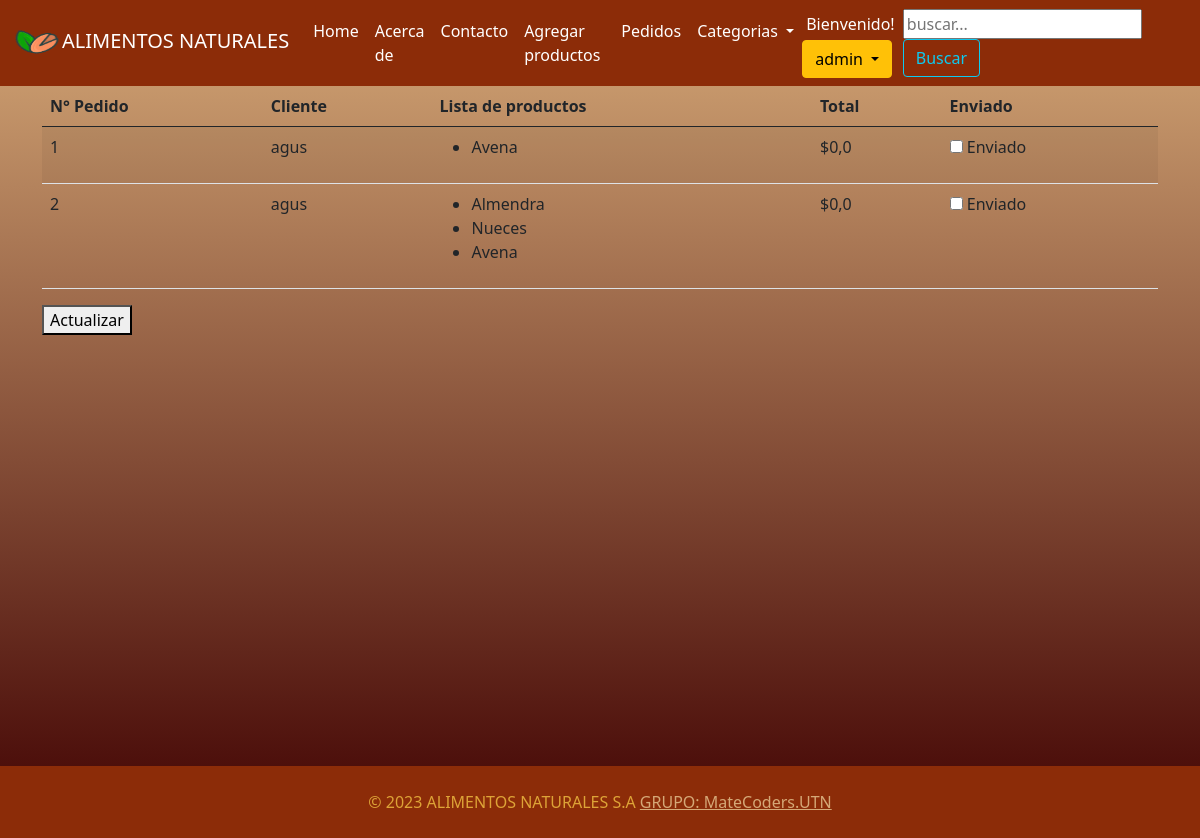
The app's page /pedidos/ (signed in), older data.
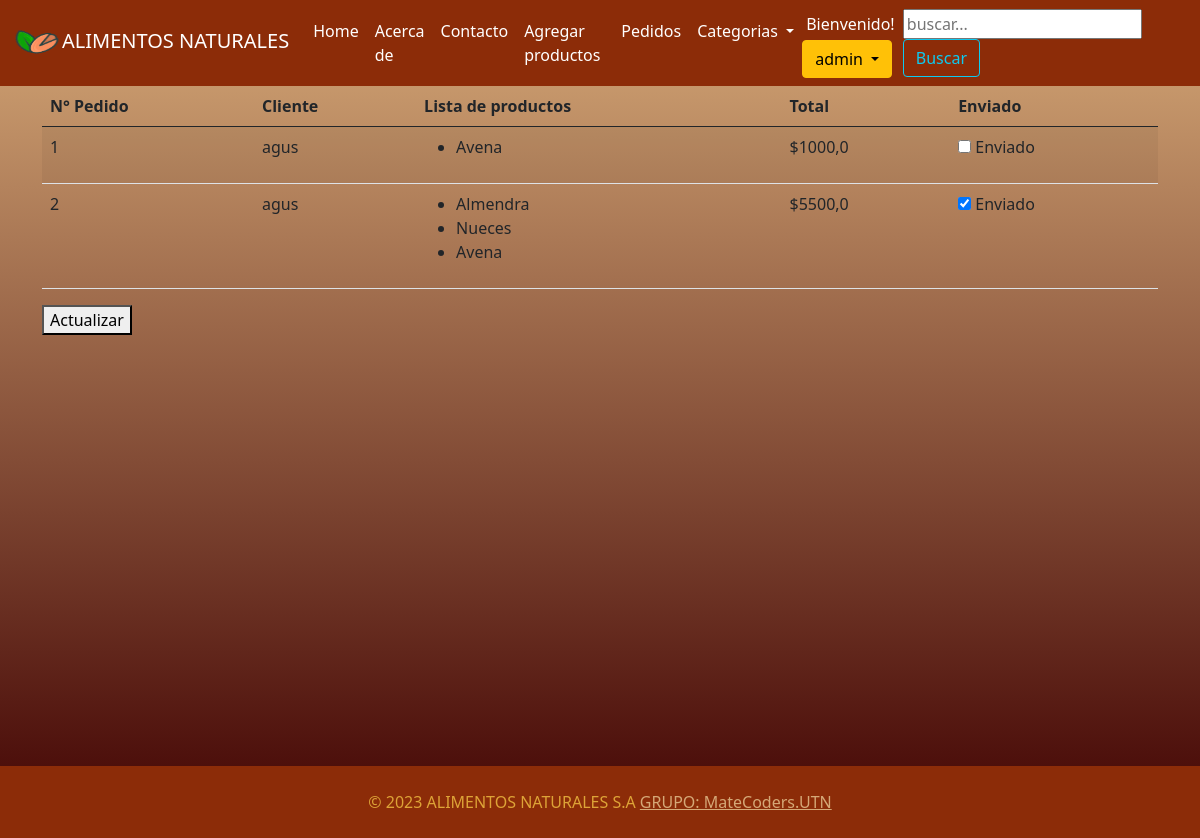
The same page, newer data.
### TIENDA/models.py (models this page shows, shortened)
class Carrito(models.Model):
    usuario = models.ForeignKey(User, on_delete=models.CASCADE, related_name='usuario')
    lista = models.ManyToManyField(Producto)
    total = models.FloatField(default=0)
    enviado = models.BooleanField(default=False)

### TIENDA/views.py (the view)
# urls.py: path('pedidos/', views.pedidos, name='pedidos')
@staff_member_required
def pedidos(request):
    if request.method == 'POST':
        enviados = {k:v[0] for k,v in dict(request.POST).items()}
        enviados.pop('csrfmiddlewaretoken')
        for valor in enviados.items():
            id_pedido = valor[0]
            enviado_pedido = True if valor[1] == 'on' else False
            pedido = Carrito.objects.get(id=id_pedido)
            pedido.enviado = enviado_pedido
            pedido.save()
        pedidos = Carrito.objects.all()
        pedidos_con_productos = []
        for pedido in pedidos:
            productos = pedido.lista.all()
            pedidos_con_productos.append((pedido, productos))
        return render(request, 'tienda/pedidos.html', {'pedidos': pedidos_con_productos})
    else:
        pedidos = Carrito.objects.all()
        pedidos_con_productos = []
        for pedido in pedidos:
            productos = pedido.lista.all()
            pedidos_con_productos.append((pedido, productos))
        return render(request, 'tienda/pedidos.html', {'pedidos': pedidos_con_productos})

### TIENDA/context_processor.py (called while the page is built)
def extras(request):
    if "carrito" not in request.session:
        request.session["carrito"] = []
    cantidad_productos = len(request.session['carrito'])
    return({'categoria': Categoria.objects.all(),
            'cantidad_productos': cantidad_productos,
            })

### TIENDA/models.py (called while the page is built)
    def __str__(self) -> str:
        return f'{self.titulo}'

### TIENDA/templates/tienda/pedidos.html (shortened to what this page needs)
{% extends "tienda/layout.html" %}
{% block content %}
<form action="{% url "tienda:pedidos" %}" method="post">
    <table class="table table-striped p-3">
        <thead>
            <tr>
                <th scope='col'>N° Pedido</th>
                <th scope='col'>Cliente</th>
                <th scope='col'>Lista de productos</th>
                <th scope='col'>Total</th>
                <th scope='col'>Enviado</th>
            </tr>
        </thead>
        <tbody>
            {% for pedido, productos in pedidos %}
            <tr>
                <td>
                    {{ pedido.id }}
                </td>
                <td>
                    {{ pedido.usuario }}
                </td>
                <td>
                    <ul>
                        {% for producto in productos %}
                        <li>{{ producto.titulo }}</li>
                        {% endfor %}
                    </ul>
                </td>
                <td>
                    ${{ pedido.total }}
                </td>
                <td>
                    <input type="checkbox" name="{{ pedido.id }}" id="enviado" {% if pedido.enviado %}checked{% endif %}>
                    Enviado
                </td>
            </tr>
            {% endfor %}
        </tbody>
    </table>
    <button type="submit">Actualizar</button>
</form>
{% endblock content %}

Row changes from the older to the newer data that the page shows:
changed Carrito id 1: total "0,0" → "1000,0"
changed Carrito id 2: total "0,0" → "5500,0"; enviado "☐" → "☑"
